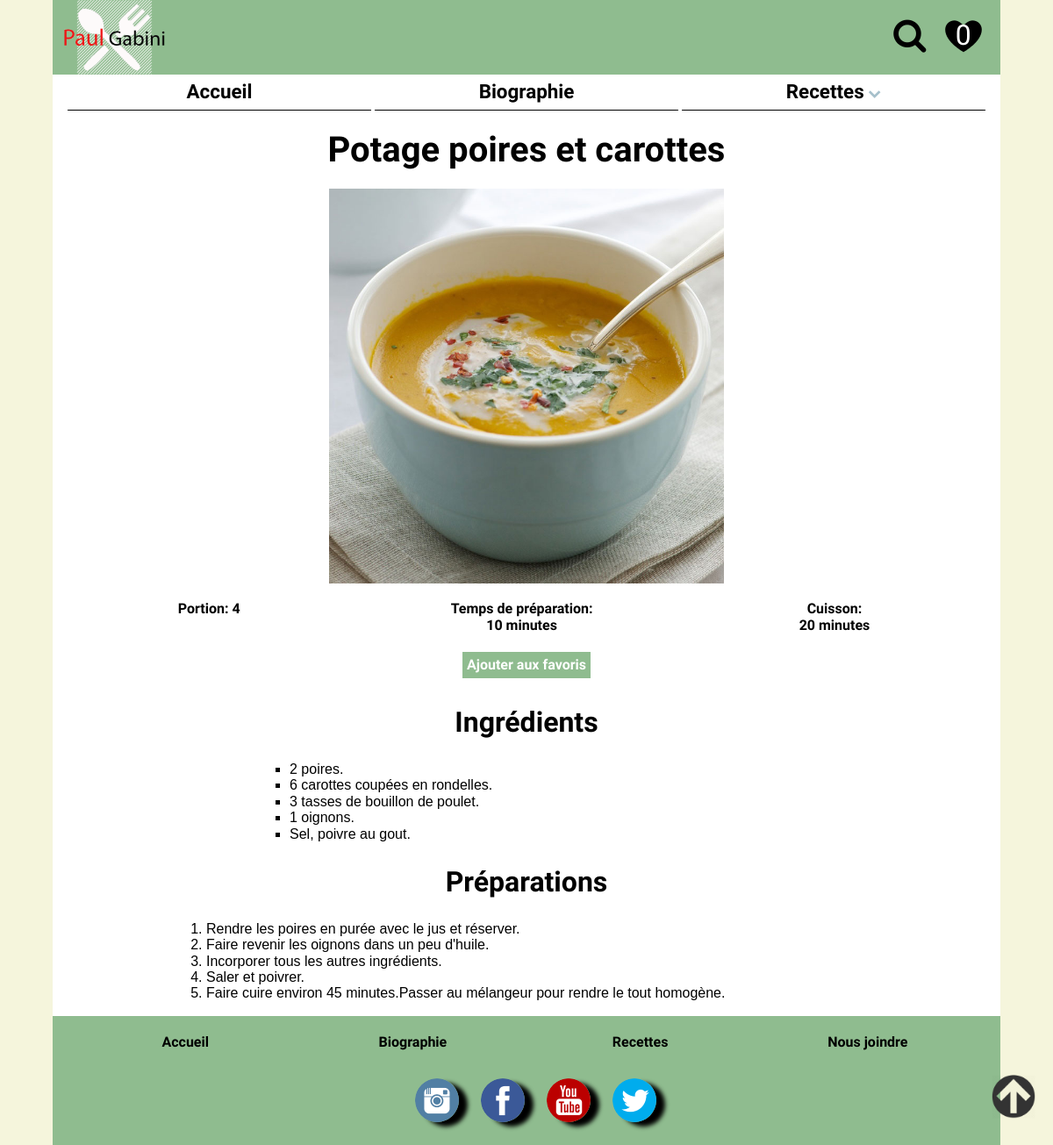
Page /details.php?id_recette=3&vedette=1 on the earlier database version.
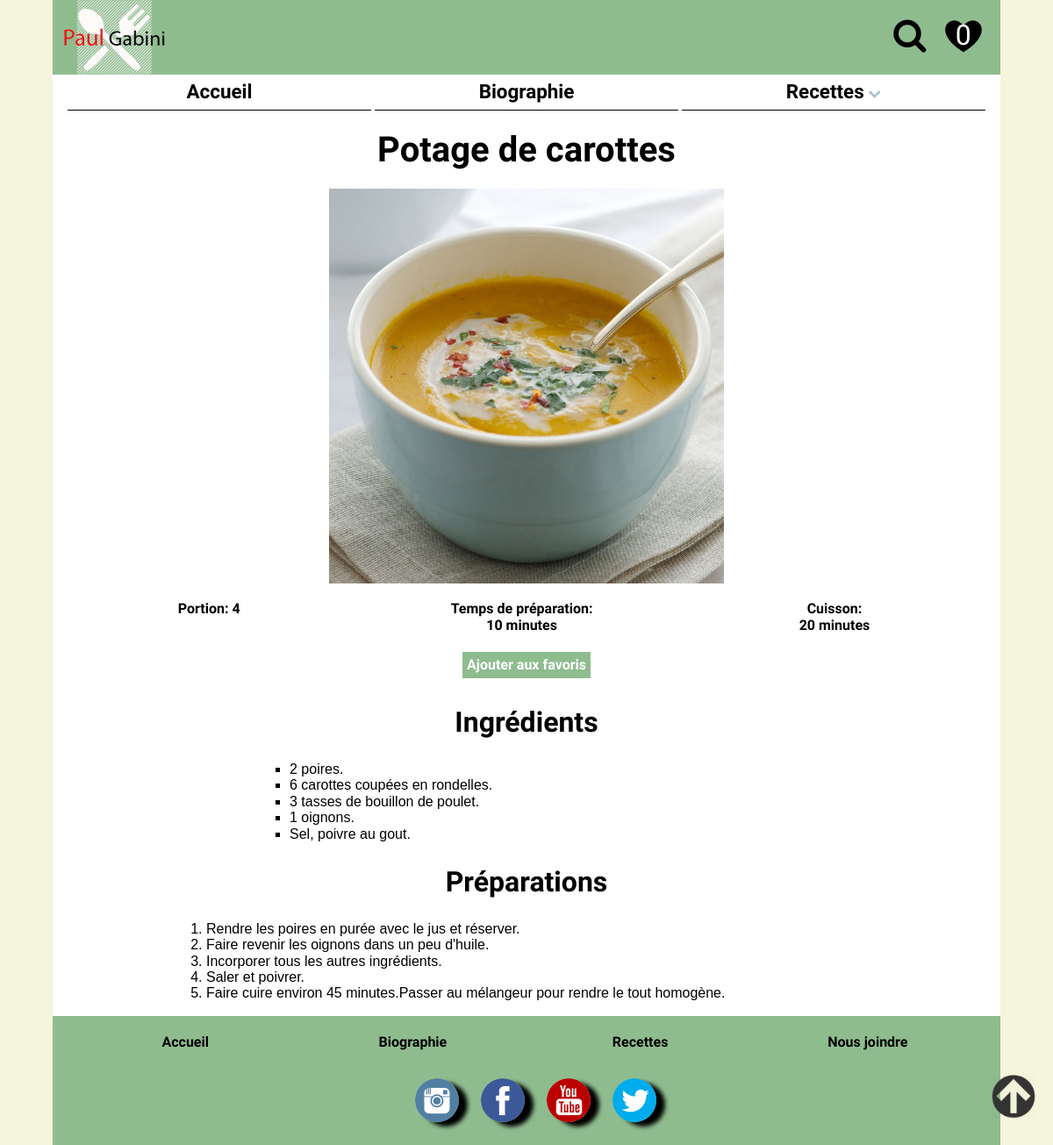
Same page on the later database version.
### tables this page shows
CREATE TABLE `recettes` (
  `id` int(11) NOT NULL,
  `nom` varchar(255) NOT NULL,
  `fichier_img` varchar(128) NOT NULL,
  `portion` tinyint(4) NOT NULL,
  `temps_preparation` smallint(6) NOT NULL,
  `cuisson` smallint(6) NOT NULL,
  `ingredients` varchar(1000) NOT NULL,
  `preparation` varchar(1030) NOT NULL,
  `categorie_id` int(11) NOT NULL,
  `vedette` int(1) NOT NULL
);

### DB/connection.php (called while the page is built, shortened)
<?php
$mysqli = new mysqli(CONN_HOST, CONN_USER, CONN_PWD,DBNAME);
mysqli_set_charset($mysqli,"utf8");
function get_recettes_avec_cats($cat = null, $id_recettes = null) {
    global $mysqli;
    $query_str =    "SELECT rct.*, cat.id `cat_id`,cat.nom `cat_nom` ".
        "FROM `recettes` as rct, `categorie` as cat ".
        "WHERE ".
        "rct.categorie_id = cat.id ".
        ((!is_null($cat))? "AND rct.categorie_id = ".$cat." " : "").
        ((!is_null($id_recettes))? "AND rct.id = ".$id_recettes : "");
    $res = $mysqli->query($query_str);
    $result = array();
    if ($res && ($res->num_rows > 0)) {
        while ($recettes_data  = $res->fetch_assoc()) {
            $full_image_path = get_full_image_path($recettes_data);
            $recettes_data["full_image_path"] = $full_image_path;
            $result[$recettes_data['id']] = $recettes_data;
        }
    }
    return $result;
}
function get_full_image_path($recettes_data_param){
    $full_image_path= 'images/'.$recettes_data_param["cat_nom"]."/".$recettes_data_param["fichier_img"];
    return $full_image_path;
}

### details.php (the view, shortened to what this page needs)
<?php
require_once('views/page_top.php');
$cat_id = (isset($_GET['cat_id'])? $_GET['cat_id']: null);
$id_recette = (isset($_GET['id_recette'])? $_GET['id_recette']: null);
$vedette = (isset($_GET['vedette'])? $_GET['vedette']:null);
$recettes = get_recettes_avec_cats(null,$id_recette);
$recette = (isset($recettes[$id_recette])? $recettes[$id_recette]:null);
$img = '<img class="img_details  col-m-12 col-12" src="' . $recette["full_image_path"] . '" alt= "image de chaussure"/>';
echo        '<h1>' .ucfirst($recette["nom"]) . '</h1>' .
            '<div class="haut_detail">' .
                '<div class="img_details  col-m-5 col-5">'. $img .'</div>'.
                '<div class="indication_cuisson">'.
                    '<p>'. "Portion: " . $recette["portion"] . '</p>' .
                    '<p>' . "Temps de préparation: " .  '<br />' . $recette["temps_preparation"] . " minutes" . '</p>' .
                    '<p>' . "Cuisson: " .  '<br />' . $recette["cuisson"]. " minutes" .  '</p>' .
                '</div>' .
            '</div>'.
            '<div class="conteneur_favoris">'.
                 "<a class='favoris' ".
                "href='?op=ajouter".
                "&itemid=".$id_recette.
                "&id_recette=".$id_recette.
                ((!is_null($cat_id))?"&cat_id=".$cat_id : "").
                ((!is_null($vedette))?"&vedette=".$vedette : "").
                "'>Ajouter aux favoris</a>".
            '</div>'.
            '<div class="indication_cuisson">'.
                '<h2>' . "Ingrédients" . '</h2>'.
                    $recette["ingredients"] .
            '</div>' .
            '<div class="indication_cuisson">'.
                '<h2>' . "Préparations" . '</h2>'.
                    $recette["preparation"] .
            '</div>'
?>
<?php require_once ('views/page_bottom.php'); ?>

Differences in the rows shown:
changed recettes: nom "Potage poires et carottes" → "Potage de carottes"
